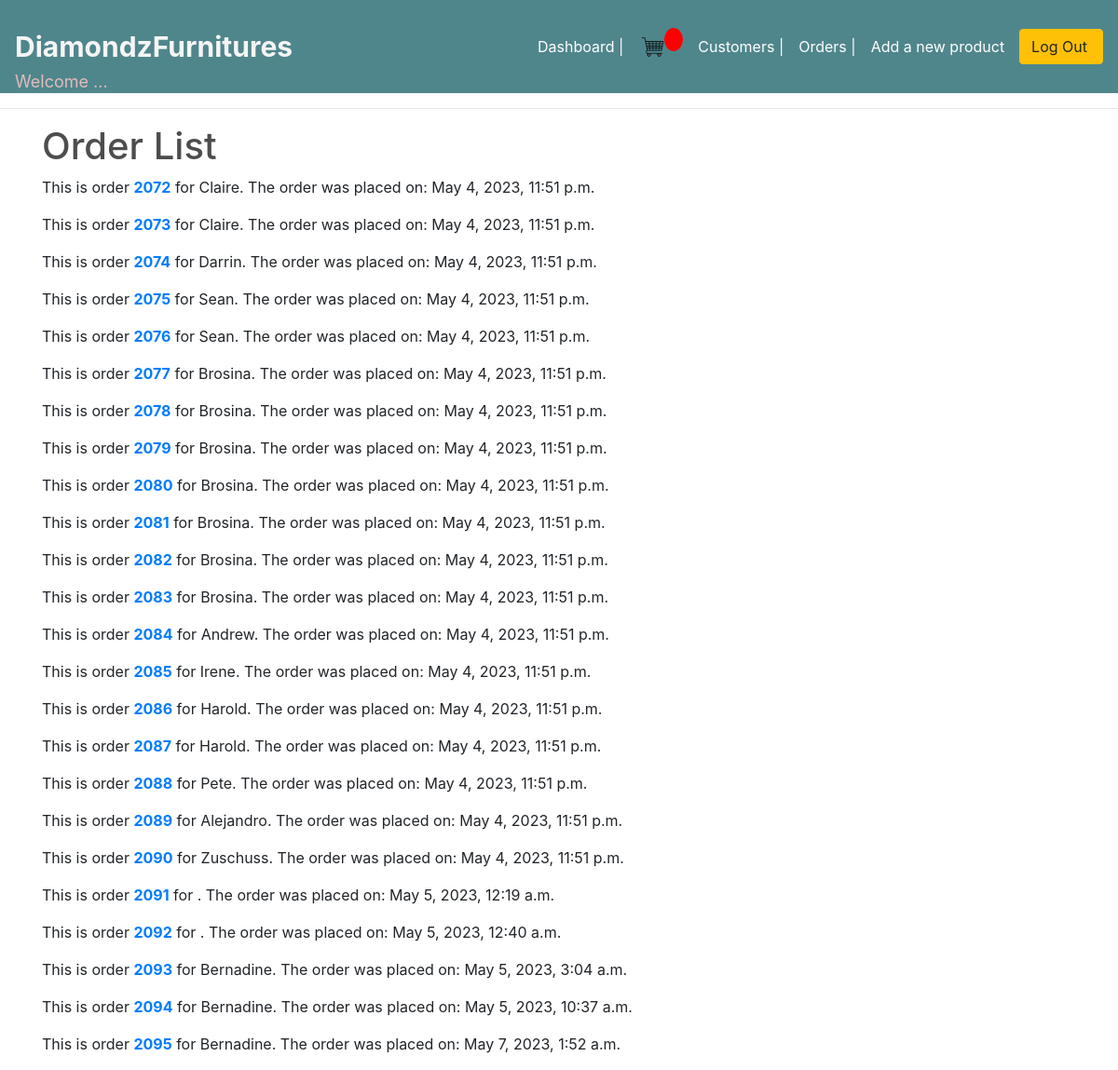
/order_list/ (signed in), run on the app's committed database.
### shop/models.py (models this page shows, shortened)
class Order(models.Model):
    customer = models.ForeignKey('shop.Customer', on_delete=models.SET_NULL, null=True )
    complete = models.BooleanField(default=False)
    created_date = models.DateTimeField(auto_now_add=True)

class Customer(models.Model):
    user = models.OneToOneField(User, on_delete=models.CASCADE, primary_key=True,)
    address = models.TextField()
    created_date = models.DateTimeField(auto_now_add=True)
    class Meta:
        db_table = 'customer'

### shop/views/orders.py (the view)
# urls.py: path('order_list/', views.orders.order_list, name='order_list'),
def order_list(request):
    try:
        orders = Order.objects.all()
        return render(request, 'shop/order_list.html', {'orders' : orders})
    except:
        return redirect(request, 'shop/404.html')

### shop/templates/shop/order_list.html
  {% extends 'shop/base.html' %}
  {% block content %}
    <h1>Order List</h1>
    {% for order in orders %}
    <p>This is order <b> <a href="{% url 'shop:order_detail' id=order.id %}">{{order.id }}</a></b> for
       {{order.customer.user.first_name}}. The order was placed on: {{ order.created_date }}
    </p>
    {% endfor %}
    {% endblock %}

### shop/static/main.css (style rules this page uses)
body { background-color: hsl(0, 0%, 98%); }
h1,h2,h3,h4,h5,h6 { color:hsl(0, 0%, 30%); }

### data on the page
Order: id "2072", customer.user.first_name "Claire", created_date "May 4, 2023, 11:51 p.m."
Order: id "2073", customer.user.first_name "Claire", created_date "May 4, 2023, 11:51 p.m."
Order: id "2074", customer.user.first_name "Darrin", created_date "May 4, 2023, 11:51 p.m."
Order: id "2075", customer.user.first_name "Sean", created_date "May 4, 2023, 11:51 p.m."
Order: id "2076", customer.user.first_name "Sean", created_date "May 4, 2023, 11:51 p.m."
Order: id "2077", customer.user.first_name "Brosina", created_date "May 4, 2023, 11:51 p.m."
Order: id "2078", customer.user.first_name "Brosina", created_date "May 4, 2023, 11:51 p.m."
Order: id "2079", customer.user.first_name "Brosina", created_date "May 4, 2023, 11:51 p.m."
Order: id "2080", customer.user.first_name "Brosina", created_date "May 4, 2023, 11:51 p.m."
Order: id "2081", customer.user.first_name "Brosina", created_date "May 4, 2023, 11:51 p.m."
Order: id "2082", customer.user.first_name "Brosina", created_date "May 4, 2023, 11:51 p.m."
Order: id "2083", customer.user.first_name "Brosina", created_date "May 4, 2023, 11:51 p.m."
Order: id "2084", customer.user.first_name "Andrew", created_date "May 4, 2023, 11:51 p.m."
Order: id "2085", customer.user.first_name "Irene", created_date "May 4, 2023, 11:51 p.m."
Order: id "2086", customer.user.first_name "Harold", created_date "May 4, 2023, 11:51 p.m."
Order: id "2087", customer.user.first_name "Harold", created_date "May 4, 2023, 11:51 p.m."
Order: id "2088", customer.user.first_name "Pete", created_date "May 4, 2023, 11:51 p.m."
Order: id "2089", customer.user.first_name "Alejandro", created_date "May 4, 2023, 11:51 p.m."
Order: id "2090", customer.user.first_name "Zuschuss", created_date "May 4, 2023, 11:51 p.m."
Order: id "2091", created_date "May 5, 2023, 12:19 a.m."
Order: id "2092", created_date "May 5, 2023, 12:40 a.m."
Order: id "2093", customer.user.first_name "Bernadine", created_date "May 5, 2023, 3:04 a.m."
Order: id "2094", customer.user.first_name "Bernadine", created_date "May 5, 2023, 10:37 a.m."
Order: id "2095", customer.user.first_name "Bernadine", created_date "May 7, 2023, 1:52 a.m."
